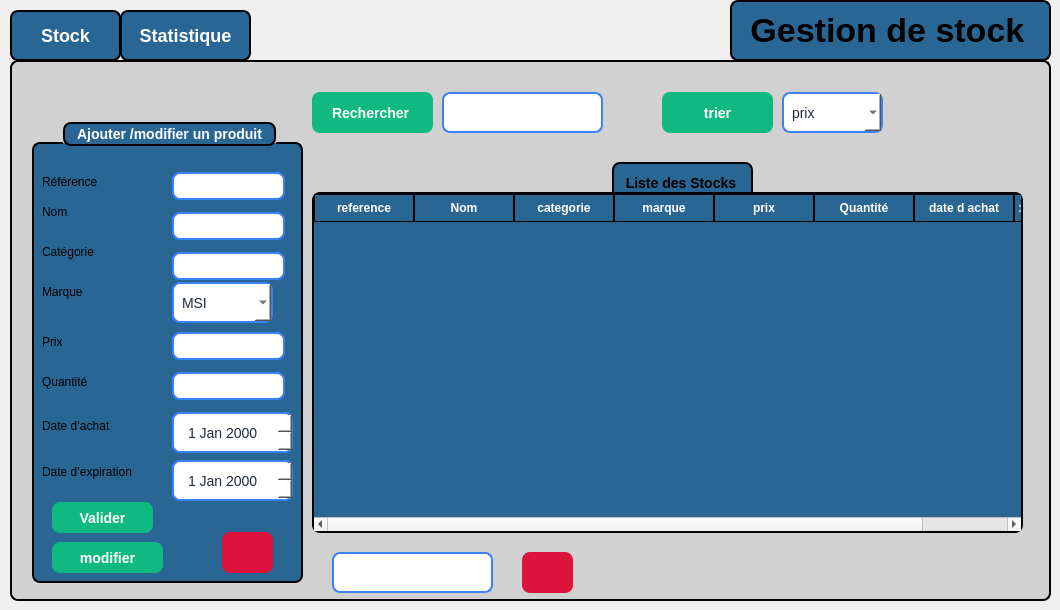
    <widget class="QWidget" name="stock">
     <widget class="QStackedWidget" name="stackedWidgetstock">
      <property name="geometry">
       <rect>
        <x>10</x>
        <y>60</y>
        <width>1041</width>
        <height>541</height>
       </rect>
      </property>
      <property name="styleSheet">
       <string notr="true">/* ---- Style du QStackedWidget ---- */
QStackedWidget {
    background-color: rgb(209, 209, 209); /* couleur gris clair */
    border: 2px solid black;
    border-radius: 8px;
}

/* ---- Style des deux pages ---- */
QWidget#page_1 {
    background-color: rgb(209, 209, 209); /* même gris clair */
    color: black;
    font-size: 18px;
}

QWidget#page_2 {
    background-color: rgb(209, 209, 209); /* même gris clair */
    color: black;
    font-size: 18px;
}

/* ---- Style des boutons ---- */
QPushButton {
    border: 2px solid black;
    border-radius: 8px;
    font-weight: bold;
    font-size: 18px;
    background-color: rgb(41, 102, 148); /* bleu normal */
    color: white;
    padding: 8px 16px;
}

/* Quand la souris passe dessus */
QPushButton:hover {
    background-color: rgb(61, 122, 168); /* bleu plus clair */
}

/* Quand on clique dessus */
QPushButton:pressed {
    background-color: rgb(81, 142, 188); /* encore plus clair */
}

/* Bouton actif (ex. page 1 active) */
QPushButton[active=&quot;true&quot;] {
    background-color: #10b981; /* vert */
    color: white;
}</string>
      </property>
      <property name="currentIndex">
       <number>0</number>
      </property>
      <widget class="QWidget" name="page_12">
       <widget class="QComboBox" name="comboBox_8">
        <property name="geometry">
         <rect>
          <x>770</x>
          <y>30</y>
          <width>101</width>
          <height>41</height>
         </rect>
        </property>
        <property name="styleSheet">
         <string notr="true">QComboBox {
    background-color: rgb(255, 255, 255);   /* white background */
    color: #1f2937;                         /* selected text color */
    border: 2px solid #3b82f6;              /* blue border */
    border-radius: 8px;
    font-size: 14px;
    padding: 4px 8px;
}

/* Dropdown list styling */
QComboBox QAbstractItemView {
    background-color: rgb(255, 255, 255);
    color: #1f2937;
    selection-background-color: #3b82f6;
    selection-color: white;
}

/* Make the arrow black */
QComboBox::down-arrow {
    width: 12px;
    height: 12px;
    image: none; 
                      /* remove default image */
	background-color: rgb(0, 170, 255);
    border-left: 6px solid transparent;
    border-right: 6px solid transparent;
    border-top: 6px solid black;       /* black arrow */
}</string>
        </property>
        <item>
         <property name="text">
          <string>prix</string>
         </property>
        </item>
        <item>
         <property name="text">
          <string>date d'achat</string>
         </property>
        </item>
       </widget>
       <widget class="QPushButton" name="pushButton_19">
        <property name="geometry">
         <rect>
          <x>650</x>
          <y>30</y>
          <width>111</width>
          <height>41</height>
         </rect>
        </property>
        <property name="styleSheet">
         <string notr="true">QPushButton {
    background-color: #10b981;   /* normal state */
    color: white;
    border: none;
    border-radius: 8px;
    padding: 8px 20px;
    font-size: 14px;
    font-weight: bold;
}

QPushButton:hover {
    background-color: #059669;   /* darker on hover */
}</string>
        </property>
        <property name="text">
         <string>trier</string>
        </property>
       </widget>
       <widget class="QLineEdit" name="lineEdit_strech">
        <property name="geometry">
         <rect>
          <x>430</x>
          <y>30</y>
          <width>161</width>
          <height>41</height>
         </rect>
        </property>
        <property name="styleSheet">
         <string notr="true">QLineEdit {
    /* dark background */
	background-color: rgb(255, 255, 255);
    color: #1f2937;              /* typed text color */
    border: 2px solid #3b82f6;   /* blue border */
    border-radius: 8px;

    font-size: 14px;
}

QLineEdit::placeholder {
    color: white;                /* placeholder text color */
}</string>
        </property>
       </widget>
       <widget class="QPushButton" name="pushButton_20">
        <property name="geometry">
         <rect>
          <x>300</x>
          <y>30</y>
          <width>121</width>
          <height>41</height>
         </rect>
        </property>
        <property name="styleSheet">
         <string notr="true">QPushButton {
    background-color: #10b981;   /* normal state */
    color: white;
    border: none;
    border-radius: 8px;
    padding: 8px 20px;
    font-size: 14px;
    font-weight: bold;
}

QPushButton:hover {
    background-color: #059669;   /* darker on hover */
}</string>
        </property>
        <property name="text">
         <string>Rechercher </string>
        </property>
       </widget>
       <widget class="QTableWidget" name="tableWidgetstock">
        <property name="geometry">
         <rect>
          <x>300</x>
          <y>130</y>
          <width>711</width>
          <height>341</height>
         </rect>
        </property>
        <property name="styleSheet">
         <string notr="true">QTableWidget {
    background-color: rgb(41, 102, 148);   /* blue background */
    border: 2px solid black;
    border-radius: 8px;
    font-weight: bold;
    font-size: 14px;
    gridline-color: black;                 /* cell grid lines */
    color: white;                          
    selection-background-color: #10b981;
    selection-color: white;
    outline: 0;
}

QTableWidget::item {
    border: 1px solid black;               /* give each cell a border */
    padding: 4px;
}

QHeaderView::section {
    background-color: rgb(41, 102, 148);
    color: white;
    border: 1px solid black;              /* column header border */
    padding: 4px;
    font-weight: bold;
}
Elyes
combo box
Elyes
QComboBox {
    background-color: rgb(255, 255, 255);   /* white background */
    color: #1f2937;                         /* selected text color */
    border: 2px solid #3b82f6;              /* blue border */
    border-radius: 8px;
    font-size: 14px;
    padding: 4px 8px;
}

/* Dropdown list styling */
QComboBox QAbstractItemView {
    background-color: rgb(255, 255, 255);
    color: #1f2937;
    selection-background-color: #3b82f6;
    selection-color: white;
}

/* Make the arrow black */
QComboBox::down-arrow {
    width: 12px;
    height: 12px;
    image: none; 
                      /* remove default image */
	background-color: rgb(0, 170, 255);
    border-left: 6px solid transparent;
    border-right: 6px solid transparent;
    border-top: 6px solid black;       /* black arrow */
}</string>
        </property>
        <column>
         <property name="text">
          <string>reference</string>
         </property>
        </column>
        <column>
         <property name="text">
          <string>Nom</string>
         </property>
        </column>
        <column>
         <property name="text">
          <string>categorie</string>
         </property>
        </column>
        <column>
         <property name="text">
          <string>marque</string>
         </property>
        </column>
        <column>
         <property name="text">
          <string>prix</string>
         </property>
        </column>
        <column>
         <property name="text">
          <string>Quantité</string>
         </property>
        </column>
        <column>
         <property name="text">
          <string>date d achat</string>
         </property>
        </column>
        <column>
         <property name="text">
          <string>date d expiration</string>
         </property>
        </column>
       </widget>
       <widget class="QLineEdit" name="lineEdit_stocksupp">
        <property name="geometry">
         <rect>
          <x>320</x>
          <y>490</y>
          <width>161</width>
          <height>41</height>
         </rect>
        </property>
        <property name="styleSheet">
         <string notr="true">QLineEdit {
    /* dark background */
	background-color: rgb(255, 255, 255);
    color: #1f2937;              /* typed text color */
    border: 2px solid #3b82f6;   /* blue border */
    border-radius: 8px;

    font-size: 14px;
}

QLineEdit::placeholder {
    color: white;                /* placeholder text color */
}</string>
        </property>
       </widget>
       <widget class="QGroupBox" name="groupBox_9">
        <property name="geometry">
         <rect>
          <x>20</x>
          <y>60</y>
          <width>271</width>
          <height>461</height>
         </rect>
        </property>
        <property name="styleSheet">
         <string notr="true">QGroupBox {
    background-color: rgb(41, 102, 148);   /* blue background */
    border: 2px solid black;               /* black border, 2px wide */
    border-radius: 8px;                    /* rounded corners */
    margin-top: 20px;                      /* space for the title */
    color: white;                          /* title text color */
    font-weight: bold;
    font-size: 14px;
}

QGroupBox::title {
 border: 2px solid black;               /* black border, 2px wide */
    border-radius: 8px;     
background-color: rgb(41, 102, 148);
    subcontrol-origin: margin;
    subcontrol-position: top center;       /* title centered */
    padding: 2px 10px;
}</string>
        </property>
        <property name="title">
         <string>Ajouter /modifier un produit</string>
        </property>
        <widget class="QLabel" name="label_66">
         <property name="geometry">
          <rect>
           <x>10</x>
           <y>250</y>
           <width>91</width>
           <height>20</height>
          </rect>
         </property>
         <property name="styleSheet">
          <string notr="true">background-color: rgb(41, 102, 148);</string>
         </property>
         <property name="text">
          <string>Quantité</string>
         </property>
        </widget>
        <widget class="QLineEdit" name="lineEdit_prix">
         <property name="geometry">
          <rect>
           <x>140</x>
           <y>210</y>
           <width>113</width>
           <height>28</height>
          </rect>
         </property>
         <property name="styleSheet">
          <string notr="true">QLineEdit {
    /* dark background */
	background-color: rgb(255, 255, 255);
    color: #1f2937;              /* typed text color */
    border: 2px solid #3b82f6;   /* blue border */
    border-radius: 8px;

    font-size: 14px;
}

QLineEdit::placeholder {
    color: white;                /* placeholder text color */
}</string>
         </property>
        </widget>
        <widget class="QLabel" name="label_67">
         <property name="geometry">
          <rect>
           <x>10</x>
           <y>290</y>
           <width>111</width>
           <height>41</height>
          </rect>
         </property>
         <property name="styleSheet">
          <string notr="true">background-color: rgb(41, 102, 148);</string>
         </property>
         <property name="text">
          <string>Date d’achat
</string>
         </property>
        </widget>
        <widget class="QLabel" name="label_68">
         <property name="geometry">
          <rect>
           <x>10</x>
           <y>210</y>
           <width>63</width>
           <height>20</height>
          </rect>
         </property>
         <property name="styleSheet">
          <string notr="true">background-color: rgb(41, 102, 148);</string>
         </property>
         <property name="text">
          <string>Prix</string>
         </property>
        </widget>
        <widget class="QLabel" name="label_70">
         <property name="geometry">
          <rect>
           <x>10</x>
           <y>340</y>
           <width>121</width>
           <height>20</height>
          </rect>
         </property>
         <property name="styleSheet">
          <string notr="true">background-color: rgb(41, 102, 148);</string>
         </property>
         <property name="text">
          <string>Date d’expiration</string>
         </property>
        </widget>
        <widget class="QLineEdit" name="lineEdit_quantite">
         <property name="geometry">
          <rect>
           <x>140</x>
           <y>250</y>
           <width>113</width>
           <height>28</height>
          </rect>
         </property>
         <property name="styleSheet">
          <string notr="true">QLineEdit {
    /* dark background */
	background-color: rgb(255, 255, 255);
    color: #1f2937;              /* typed text color */
    border: 2px solid #3b82f6;   /* blue border */
    border-radius: 8px;

    font-size: 14px;
}

QLineEdit::placeholder {
    color: white;                /* placeholder text color */
}</string>
         </property>
        </widget>
        <widget class="QPushButton" name="pushButton_21">
         <property name="geometry">
          <rect>
           <x>20</x>
           <y>380</y>
           <width>101</width>
           <height>31</height>
          </rect>
         </property>
         <property name="styleSheet">
          <string notr="true">QPushButton {
    background-color: #10b981;   /* normal state */
    color: white;
    border: none;
    border-radius: 8px;
    padding: 8px 20px;
    font-size: 14px;
    font-weight: bold;
}

QPushButton:hover {
    background-color: #059669;   /* darker on hover */
}</string>
         </property>
         <property name="text">
          <string>Valider</string>
         </property>
        </widget>
        <widget class="QLabel" name="label_71">
         <property name="geometry">
          <rect>
           <x>10</x>
           <y>50</y>
           <width>81</width>
           <height>20</height>
          </rect>
         </property>
         <property name="styleSheet">
          <string notr="true">background-color: rgb(41, 102, 148);</string>
         </property>
         <property name="text">
          <string>Référence</string>
         </property>
        </widget>
        <widget class="QLabel" name="label_72">
         <property name="geometry">
          <rect>
           <x>10</x>
           <y>80</y>
           <width>63</width>
           <height>20</height>
          </rect>
         </property>
         <property name="styleSheet">
          <string notr="true">background-color: rgb(41, 102, 148);</string>
         </property>
         <property name="text">
          <string>Nom</string>
         </property>
        </widget>
        <widget class="QLabel" name="label_73">
         <property name="geometry">
          <rect>
           <x>10</x>
           <y>120</y>
           <width>71</width>
           <height>20</height>
          </rect>
         </property>
         <property name="styleSheet">
          <string notr="true">background-color: rgb(41, 102, 148);</string>
         </property>
         <property name="text">
          <string>Catégorie</string>
         </property>
        </widget>
        <widget class="QLabel" name="label_74">
         <property name="geometry">
          <rect>
           <x>10</x>
           <y>160</y>
           <width>63</width>
           <height>20</height>
          </rect>
         </property>
         <property name="styleSheet">
          <string notr="true">background-color: rgb(41, 102, 148);</string>
         </property>
         <property name="text">
          <string>Marque</string>
         </property>
        </widget>
        <widget class="QLineEdit" name="lineEdit_reference">
         <property name="geometry">
          <rect>
           <x>140</x>
           <y>50</y>
           <width>113</width>
           <height>28</height>
          </rect>
         </property>
         <property name="styleSheet">
          <string notr="true">QLineEdit {
    /* dark background */
	background-color: rgb(255, 255, 255);
    color: #1f2937;              /* typed text color */
    border: 2px solid #3b82f6;   /* blue border */
    border-radius: 8px;

    font-size: 14px;
}

QLineEdit::placeholder {
    color: white;                /* placeholder text color */
}</string>
         </property>
         <property name="text">
          <string/>
         </property>
        </widget>
        <widget class="QLineEdit" name="lineEdit_nom">
         <property name="geometry">
          <rect>
           <x>140</x>
           <y>90</y>
           <width>113</width>
           <height>28</height>
          </rect>
         </property>
         <property name="styleSheet">
          <string notr="true">QLineEdit {
    /* dark background */
	background-color: rgb(255, 255, 255);
    color: #1f2937;              /* typed text color */
    border: 2px solid #3b82f6;   /* blue border */
    border-radius: 8px;

    font-size: 14px;
}

QLineEdit::placeholder {
    color: white;                /* placeholder text color */
}
</string>
         </property>
        </widget>
        <widget class="QLineEdit" name="lineEdit_categorie">
         <property name="geometry">
          <rect>
           <x>140</x>
           <y>130</y>
           <width>113</width>
           <height>28</height>
          </rect>
         </property>
         <property name="styleSheet">
          <string notr="true">QLineEdit {
    /* dark background */
	background-color: rgb(255, 255, 255);
    color: #1f2937;              /* typed text color */
    border: 2px solid #3b82f6;   /* blue border */
    border-radius: 8px;

    font-size: 14px;
}

QLineEdit::placeholder {
    color: white;                /* placeholder text color */
}</string>
         </property>
        </widget>
        <widget class="QPushButton" name="annulerajout_6">
         <property name="geometry">
          <rect>
           <x>190</x>
           <y>410</y>
           <width>51</width>
           <height>41</height>
          </rect>
         </property>
         <property name="styleSheet">
          <string notr="true">QPushButton {

	background-color: rgb(220, 20, 60);
	
    color: white;
    border: none;
    border-radius: 8px;
    padding: 8px 20px;
    font-size: 14px;
    font-weight: bold;
}

QPushButton:hover {
      /* darker on hover */
	background-color: rgb(140, 0, 0);
}
</string>
         </property>
         <property name="text">
          <string/>
         </property>
         <property name="icon">
          <iconset theme="QIcon::ThemeIcon::EditClear"/>
         </property>
        </widget>
        <widget class="QPushButton" name="pushButton">
         <property name="geometry">
          <rect>
           <x>20</x>
           <y>420</y>
           <width>111</width>
           <height>31</height>
          </rect>
         </property>
         <property name="styleSheet">
          <string notr="true">QPushButton {
    background-color: #10b981;   /* normal state */
    color: white;
    border: none;
    border-radius: 8px;
    padding: 8px 20px;
    font-size: 14px;
    font-weight: bold;
}

QPushButton:hover {
    background-color: #059669;   /* darker on hover */
}</string>
         </property>
         <property name="text">
          <string>modifier</string>
         </property>
        </widget>
        <widget class="QComboBox" name="comboBox">
         <property name="geometry">
          <rect>
           <x>140</x>
           <y>160</y>
           <width>101</width>
           <height>41</height>
          </rect>
         </property>
         <property name="styleSheet">
          <string notr="true">QComboBox {
    background-color: rgb(255, 255, 255);   /* white background */
    color: #1f2937;                         /* selected text color */
    border: 2px solid #3b82f6;              /* blue border */
    border-radius: 8px;
    font-size: 14px;
    padding: 4px 8px;
}

/* Dropdown list styling */
QComboBox QAbstractItemView {
    background-color: rgb(255, 255, 255);
    color: #1f2937;
    selection-background-color: #3b82f6;
    selection-color: white;
}

/* Make the arrow black */
QComboBox::down-arrow {
    width: 12px;
    height: 12px;
    image: none; 
                      /* remove default image */
	background-color: rgb(0, 170, 255);
    border-left: 6px solid transparent;
    border-right: 6px solid transparent;
    border-top: 6px solid black;       /* black arrow */
}</string>
         </property>
         <item>
          <property name="text">
           <string>MSI</string>
          </property>
         </item>
         <item>
          <property name="text">
           <string>Lenovo</string>
          </property>
         </item>
         <item>
          <property name="text">
           <string>Samsung</string>
          </property>
         </item>
         <item>
          <property name="text">
           <string>LG</string>
          </property>
         </item>
         <item>
          <property name="text">
           <string>Sony</string>
          </property>
         </item>
         <item>
          <property name="text">
           <string>Apple</string>
          </property>
         </item>
         <item>
          <property name="text">
           <string>Crucial</string>
          </property>
         </item>
         <item>
          <property name="text">
           <string>Vivo</string>
          </property>
         </item>
        </widget>
        <widget class="QDateEdit" name="dateEdit_2">
         <property name="geometry">
          <rect>
           <x>140</x>
           <y>290</y>
           <width>121</width>
           <height>41</height>
          </rect>
         </property>
         <property name="styleSheet">
          <string notr="true">QDateEdit {
    background-color: rgb(255, 255, 255);
    color: #1f2937;              /* typed text color */
    border: 2px solid #3b82f6;   /* blue border */
    border-radius: 8px;
    padding: 8px 12px;
    font-size: 14px;
}

QDateEdit:focus {
    border: 2px solid #2563EB;        /* bleu quand focus */
    background-color: #F3F4F6;        /* léger gris */
}

/* Bouton flèche */
QDateEdit::drop-down {
    border: none;
    width: 20px;
    background-color: #2563EB;        /* bouton bleu */
    border-top-right-radius: 6px;
    border-bottom-right-radius: 6px;
}

QDateEdit::down-arrow {
    image: url(:/icons/arrow-down.png);  /* icône optionnelle */
    width: 12px;
    height: 12px;
}
</string>
         </property>
        </widget>
        <widget class="QDateEdit" name="dateEdit_4">
         <property name="geometry">
          <rect>
           <x>140</x>
           <y>338</y>
           <width>121</width>
           <height>41</height>
          </rect>
         </property>
         <property name="styleSheet">
          <string notr="true">QDateEdit {
    background-color: rgb(255, 255, 255);
    color: #1f2937;              /* typed text color */
    border: 2px solid #3b82f6;   /* blue border */
    border-radius: 8px;
    padding: 8px 12px;
    font-size: 14px;
}

QDateEdit:focus {
    border: 2px solid #2563EB;        /* bleu quand focus */
    background-color: #F3F4F6;        /* léger gris */
}

/* Bouton flèche */
QDateEdit::drop-down {
    border: none;
    width: 20px;
    background-color: #2563EB;        /* bouton bleu */
    border-top-right-radius: 6px;
    border-bottom-right-radius: 6px;
}

QDateEdit::down-arrow {
    image: url(:/icons/arrow-down.png);  /* icône optionnelle */
    width: 12px;
    height: 12px;
}
</string>
         </property>
        </widget>
       </widget>
       <widget class="QLabel" name="image_7">
        <property name="geometry">
         <rect>
          <x>900</x>
          <y>20</y>
          <width>91</width>
          <height>81</height>
         </rect>
        </property>
        <property name="text">
         <string/>
        </property>
        <property name="pixmap">
         <pixmap>../Gstock/images/logo.png</pixmap>
        </property>
       </widget>
       <widget class="QLabel" name="label_75">
        <property name="geometry">
         <rect>
          <x>600</x>
          <y>100</y>
          <width>141</width>
          <height>41</height>
         </rect>
        </property>
        <property name="styleSheet">
         <string notr="true">QLabel{
 border: 2px solid black;   /* blue border */
    border-radius: 8px;
 font-weight: bold;
    font-size: 14px;
background-color: rgb(41, 102, 148);}</string>
        </property>
        <property name="text">
         <string>  Liste des Stocks</string>
        </property>
       </widget>
       <widget class="QPushButton" name="pushButton_22">
        <property name="geometry">
         <rect>
          <x>510</x>
          <y>490</y>
          <width>51</width>
          <height>41</height>
         </rect>
        </property>
        <property name="styleSheet">
         <string notr="true">QPushButton {

	background-color: rgb(220, 20, 60);
	
    color: white;
    border: none;
    border-radius: 8px;
    padding: 8px 20px;
    font-size: 14px;
    font-weight: bold;
}

QPushButton:hover {
      /* darker on hover */
	background-color: rgb(140, 0, 0);
}</string>
        </property>
        <property name="text">
         <string/>
        </property>
        <property name="icon">
         <iconset theme="QIcon::ThemeIcon::EditDelete"/>
        </property>
       </widget>
       <zorder>label_75</zorder>
       <zorder>comboBox_8</zorder>
       <zorder>pushButton_19</zorder>
       <zorder>lineEdit_strech</zorder>
       <zorder>pushButton_20</zorder>
       <zorder>tableWidgetstock</zorder>
       <zorder>lineEdit_stocksupp</zorder>
       <zorder>groupBox_9</zorder>
       <zorder>image_7</zorder>
       <zorder>pushButton_22</zorder>
      </widget>
      <widget class="QWidget" name="page_13">
       <widget class="QGroupBox" name="groupBox_10">
        <property name="geometry">
         <rect>
          <x>440</x>
          <y>120</y>
          <width>251</width>
          <height>221</height>
         </rect>
        </property>
        <property name="title">
         <string>Statistique</string>
        </property>
        <widget class="QTextEdit" name="textEdit_3">
         <property name="geometry">
          <rect>
           <x>30</x>
           <y>60</y>
           <width>181</width>
           <height>121</height>
          </rect>
         </property>
        </widget>
       </widget>
      </widget>
     </widget>
     <widget class="QPushButton" name="btnPage2stock">
      <property name="geometry">
       <rect>
        <x>120</x>
        <y>10</y>
        <width>131</width>
        <height>51</height>
       </rect>
      </property>
      <property name="styleSheet">
       <string notr="true">QPushButton {
    border: 2px solid black;
    border-radius: 8px;
    font-weight: bold;
    font-size: 18px;              /* texte plus grand */
    background-color: rgb(41, 102, 148); /* bleu normal */
    color: white;
    padding: 8px 16px;
}

/* Quand la souris passe dessus */
QPushButton:hover {
    background-color: rgb(61, 122, 168); /* bleu plus clair */
}

/* Quand on clique dessus */
QPushButton:pressed {
    background-color: rgb(81, 142, 188); /* encore plus clair */
}

/* Bouton actif (par ex. quand on est sur la page 1) */
QPushButton[active=&quot;true&quot;] {
    background-color: #10b981;  /* vert quand actif */
    color: white;
}</string>
      </property>
      <property name="text">
       <string>Statistique</string>
      </property>
     </widget>
     <widget class="QPushButton" name="btnPage1stock">
      <property name="geometry">
       <rect>
        <x>10</x>
        <y>10</y>
        <width>111</width>
        <height>51</height>
       </rect>
      </property>
      <property name="styleSheet">
       <string notr="true">QPushButton {
    border: 2px solid black;
    border-radius: 8px;
    font-weight: bold;
    font-size: 18px;              /* texte plus grand */
    background-color: rgb(41, 102, 148); /* bleu normal */
    color: white;
    padding: 8px 16px;
}

/* Quand la souris passe dessus */
QPushButton:hover {
    background-color: rgb(61, 122, 168); /* bleu plus clair */
}

/* Quand on clique dessus */
QPushButton:pressed {
    background-color: rgb(81, 142, 188); /* encore plus clair */
}

/* Bouton actif (par ex. quand on est sur la page 1) */
QPushButton[active=&quot;true&quot;] {
    background-color: #10b981;  /* vert quand actif */
    color: white;
}</string>
      </property>
      <property name="text">
       <string>Stock</string>
      </property>
     </widget>
     <widget class="QLabel" name="label_77">
      <property name="geometry">
       <rect>
        <x>730</x>
        <y>0</y>
        <width>321</width>
        <height>61</height>
       </rect>
      </property>
      <property name="styleSheet">
       <string notr="true">QLabel{
 border: 2px solid black;   /* blue border */
    border-radius: 8px;
 font-weight: bold;
    font-size: 34px;
background-color: rgb(41, 102, 148);}</string>
      </property>
      <property name="text">
       <string> Gestion de stock</string>
      </property>
     </widget>
    </widget>
